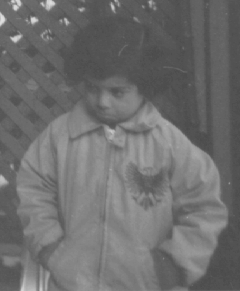
%> input picture DigitalImage/image/pout.bmp, 240 x 291 px
$ octave lab4_4.m   (GNU Octave 9; MATLAB toolbox functions it lacks are replaced by stand-ins)
%> lines starting %> are read from the running program, lines starting %| are printed output that depends on the picture
% 读入图像 pout.bmp 和 Girl.bmp
pout = imread('../image/pout.bmp');
%> pout is the input picture: size 291x240 uint8; min 74, max 224, mean 110.3
girl = imread('../image/Girl.bmp');
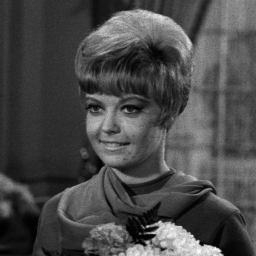
%> input picture DigitalImage/image/Girl.bmp, 256 x 256 px
%> girl is the input picture: size 256x256 uint8; min 0, max 254, mean 73.6

% 理想高通滤波器
D0 = 15;
H = lpfilter('ideal', size(pout, 1), size(pout, 2), D0);
lp_pout = freqfilter(pout, H);
H = lpfilter('ideal', size(girl, 1), size(girl, 2), D0, 2);
lp_girl = freqfilter(girl, H);

% 巴特沃斯高通滤波器
D0 = 15;
n = 1;
H = lpfilter('btw', size(pout, 1), size(pout, 2), D0, n);
lp_pout_btw = freqfilter(pout, H);
H = lpfilter('btw', size(girl, 1), size(girl, 2), D0, n);
lp_girl_btw = freqfilter(girl, H);

% 高斯高通滤波器
D0 = 15;
n = 2;
H = lpfilter('gaussian', size(pout, 1), size(pout, 2), D0, n);
lp_pout_gaussian = freqfilter(pout, H);
H = lpfilter('gaussian', size(girl, 1), size(girl, 2), D0, n);
lp_girl_gaussian = freqfilter(girl, H);

% 显示结果
figure;
subplot(2, 4, 1), imshow(pout, []), title('pout原图');
subplot(2, 4, 2), imshow(lp_pout, []), title('理想高通滤波器');
subplot(2, 4, 3), imshow(lp_pout_btw, []), title('巴特沃斯高通滤波器');
subplot(2, 4, 4), imshow(lp_pout_gaussian, []), title('高斯高通滤波器');
subplot(2, 4, 5), imshow(girl, []), title('girl原图');
subplot(2, 4, 6), imshow(lp_girl, []), title('理想高通滤波器');
subplot(2, 4, 7), imshow(lp_girl_btw, []), title('巴特沃斯高通滤波器');
subplot(2, 4, 8), imshow(lp_girl_gaussian, []), title('高斯高通滤波器');


function H = lpfilter(type, M, N, D0, n)
    [U,V] = meshgrid(-N/2:N/2-1,-M/2:M/2-1);
    D = hypot(U,V);

    % 构造滤波器
    switch type
        case 'ideal'
            H = D > D0;
        case 'btw'
            H = 1./ (1 + (D0./D).^(2*n));
        case 'gaussian'
            H = exp(-(D0./D).^n);
        otherwise
            error("Unknown filter type.");
    end
end

function output = freqfilter(img, H)
    % 傅里叶变换
    F = fft2(img);

    F = fftshift(F);

    % 频域滤波
    G = H .* F;

    % 傅里叶反变换
    G = ifftshift(G);

    output = ifft2(G);

    output = abs(output);
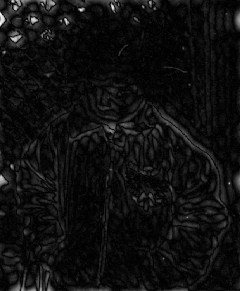
%> output: size 291x240 double; min 0.0122, max 85.15, mean 5.4; drawn with min black and max white
%> in freqfilter (call 2), `output = ifft2(G);`:
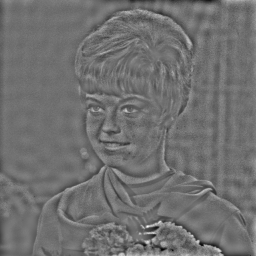
%> output: size 256x256 double; min -131.7, max 167.3, mean 0; drawn with min black and max white
%> in freqfilter (call 2), `output = abs(output);`:
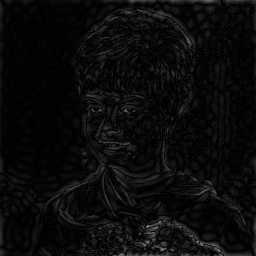
%> output: size 256x256 double; min 0.000329, max 167.3, mean 11.1
%> in freqfilter (call 3), `output = abs(output);`:
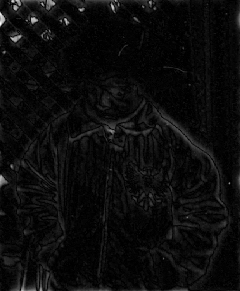
%> output: size 291x240 double; min 0.00189, max 85.95, mean 4.2; drawn with min black and max white
%> in freqfilter (call 4), `output = ifft2(G);`:
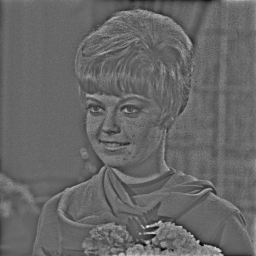
%> output: size 256x256 double; min -100.7, max 147.6, mean 0; drawn with min black and max white
end
